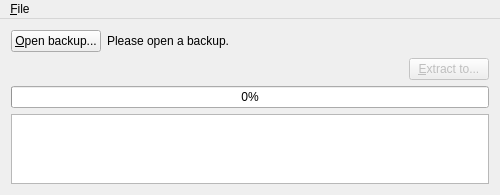
<?xml version="1.0" encoding="UTF-8"?>
<ui version="4.0">
 <class>MainWindow</class>
 <widget class="QMainWindow" name="MainWindow">
  <property name="geometry">
   <rect>
    <x>0</x>
    <y>0</y>
    <width>500</width>
    <height>160</height>
   </rect>
  </property>
  <property name="windowTitle">
   <string>Extract WPRESS</string>
  </property>
  <widget class="QWidget" name="centralWidget">
   <property name="sizePolicy">
    <sizepolicy hsizetype="Expanding" vsizetype="Expanding">
     <horstretch>0</horstretch>
     <verstretch>0</verstretch>
    </sizepolicy>
   </property>
   <layout class="QVBoxLayout" name="verticalLayout">
    <item>
     <layout class="QVBoxLayout" name="verticalLayout_2">
      <item>
       <layout class="QHBoxLayout" name="layoutTop">
        <item>
         <widget class="QPushButton" name="openBackupButton">
          <property name="sizePolicy">
           <sizepolicy hsizetype="Fixed" vsizetype="Fixed">
            <horstretch>0</horstretch>
            <verstretch>0</verstretch>
           </sizepolicy>
          </property>
          <property name="text">
           <string>&amp;Open backup...</string>
          </property>
         </widget>
        </item>
        <item>
         <widget class="QLabel" name="backupNameLabel">
          <property name="layoutDirection">
           <enum>Qt::LeftToRight</enum>
          </property>
          <property name="text">
           <string>Please open a backup.</string>
          </property>
          <property name="alignment">
           <set>Qt::AlignLeading|Qt::AlignLeft|Qt::AlignVCenter</set>
          </property>
         </widget>
        </item>
       </layout>
      </item>
      <item>
       <layout class="QHBoxLayout" name="layoutAction">
        <item>
         <spacer name="horizontalSpacer">
          <property name="orientation">
           <enum>Qt::Horizontal</enum>
          </property>
          <property name="sizeHint" stdset="0">
           <size>
            <width>40</width>
            <height>20</height>
           </size>
          </property>
         </spacer>
        </item>
        <item>
         <widget class="QPushButton" name="extractBackupButton">
          <property name="enabled">
           <bool>false</bool>
          </property>
          <property name="sizePolicy">
           <sizepolicy hsizetype="Fixed" vsizetype="Fixed">
            <horstretch>0</horstretch>
            <verstretch>0</verstretch>
           </sizepolicy>
          </property>
          <property name="text">
           <string>&amp;Extract to...</string>
          </property>
         </widget>
        </item>
       </layout>
      </item>
      <item>
       <widget class="QProgressBar" name="progressBar">
        <property name="enabled">
         <bool>true</bool>
        </property>
        <property name="value">
         <number>0</number>
        </property>
        <property name="textVisible">
         <bool>true</bool>
        </property>
       </widget>
      </item>
      <item>
       <widget class="QTextEdit" name="logTextEdit">
        <property name="readOnly">
         <bool>true</bool>
        </property>
       </widget>
      </item>
     </layout>
    </item>
   </layout>
  </widget>
  <widget class="QMenuBar" name="menuBar">
   <property name="geometry">
    <rect>
     <x>0</x>
     <y>0</y>
     <width>320</width>
     <height>22</height>
    </rect>
   </property>
   <widget class="QMenu" name="menu_File">
    <property name="title">
     <string>&amp;File</string>
    </property>
    <addaction name="actionOpenBackup"/>
    <addaction name="separator"/>
    <addaction name="actionE_xit"/>
   </widget>
   <addaction name="menu_File"/>
  </widget>
  <action name="actionOpenBackup">
   <property name="text">
    <string>&amp;Open backup</string>
   </property>
   <property name="shortcut">
    <string>Alt+O</string>
   </property>
  </action>
  <action name="actionE_xit">
   <property name="text">
    <string>E&amp;xit</string>
   </property>
   <property name="shortcut">
    <string>Alt+F4</string>
   </property>
  </action>
 </widget>
 <layoutdefault spacing="6" margin="11"/>
 <resources/>
 <connections>
  <connection>
   <sender>actionE_xit</sender>
   <signal>triggered()</signal>
   <receiver>MainWindow</receiver>
   <slot>close()</slot>
   <hints>
    <hint type="sourcelabel">
     <x>-1</x>
     <y>-1</y>
    </hint>
    <hint type="destinationlabel">
     <x>199</x>
     <y>149</y>
    </hint>
   </hints>
  </connection>
  <connection>
   <sender>actionOpenBackup</sender>
   <signal>triggered()</signal>
   <receiver>MainWindow</receiver>
   <slot>openBackup()</slot>
   <hints>
    <hint type="sourcelabel">
     <x>-1</x>
     <y>-1</y>
    </hint>
    <hint type="destinationlabel">
     <x>159</x>
     <y>99</y>
    </hint>
   </hints>
  </connection>
  <connection>
   <sender>openBackupButton</sender>
   <signal>clicked()</signal>
   <receiver>MainWindow</receiver>
   <slot>openBackup()</slot>
   <hints>
    <hint type="sourcelabel">
     <x>85</x>
     <y>100</y>
    </hint>
    <hint type="destinationlabel">
     <x>159</x>
     <y>64</y>
    </hint>
   </hints>
  </connection>
  <connection>
   <sender>extractBackupButton</sender>
   <signal>clicked()</signal>
   <receiver>MainWindow</receiver>
   <slot>extractTo()</slot>
   <hints>
    <hint type="sourcelabel">
     <x>233</x>
     <y>100</y>
    </hint>
    <hint type="destinationlabel">
     <x>159</x>
     <y>64</y>
    </hint>
   </hints>
  </connection>
 </connections>
 <slots>
  <slot>openBackup()</slot>
  <slot>extractTo()</slot>
 </slots>
</ui>
